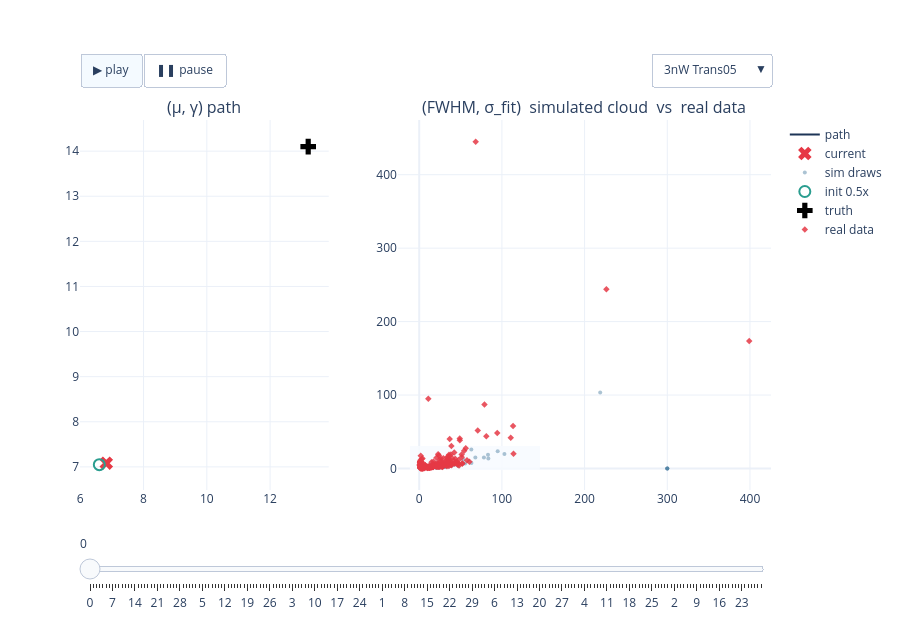

Notebook cell for this chart:
### Code cell
# FIG 1b — 3nW interactive: path + cloud, experiment dropdown + play/slider   (22a verbatim)
fig_3nW = build_power_figure(RESULTS, '3nW')
if fig_3nW is not None:
    _h = os.path.join(REPO_ROOT, 'notebooks', '24_realdata_accuracy', '24z-fig1b-3nW-paths-clouds.html')
    fig_3nW.write_html(_h, include_plotlyjs='cdn', config=CONFIG_PLOT)
    print('wrote', _h, f'({os.path.getsize(_h)/1e6:.1f} MB)')
    fig_3nW.show(config=CONFIG_PLOT)
